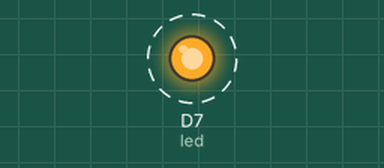
This sketch was run on a simulated ESP8266 (NodeMCU). Shown: output pins drawn as LEDs (lit = HIGH). Dashed ring = blinking. What the sketch prints to the serial monitor is not drawn.

Above: at 0.5 s.
Timing chart, 0 to 3.5 s (numbered marks = the images above):
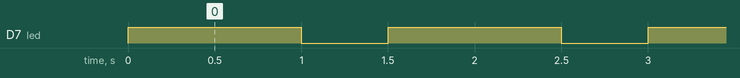

Measured:
- by itself, D7 (led): alternates HIGH for 1.0 s and LOW for 0.50 s

The sketch:

serial_test.ino
```cpp
//
// test program
//

//
// blink the built-in LED
// output something to serial
//

int led = D7;

void setup() {
  pinMode(led, OUTPUT);
  Serial.begin(9600);
}

void loop() {
  Serial.println(millis());

  digitalWrite(led, HIGH);
  delay(1000);

  digitalWrite(led, LOW);
  delay(500);

}
```
